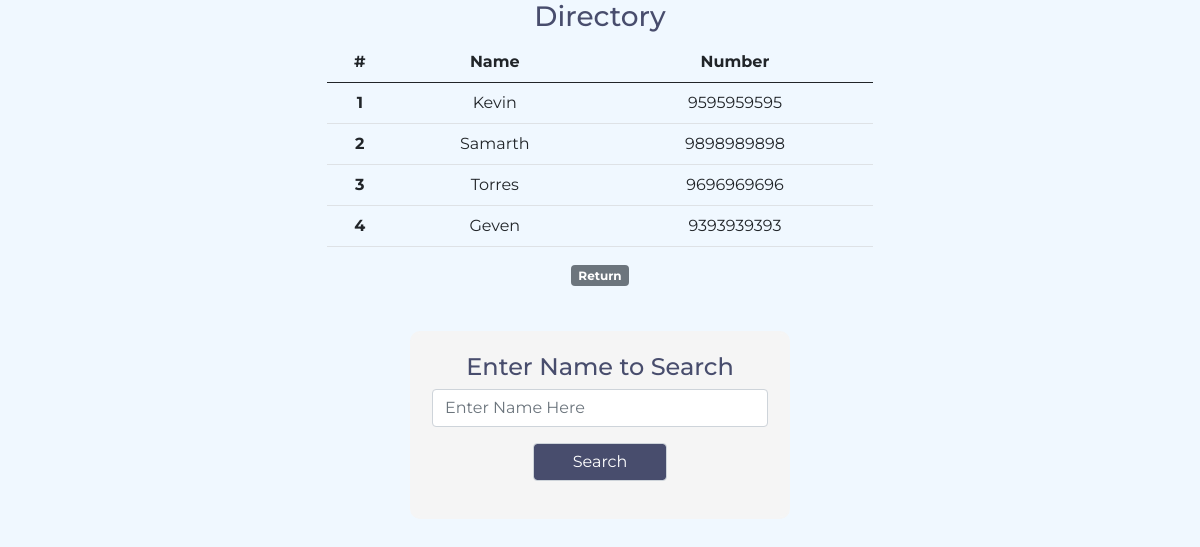
The page /directory/ on the database as committed earlier.
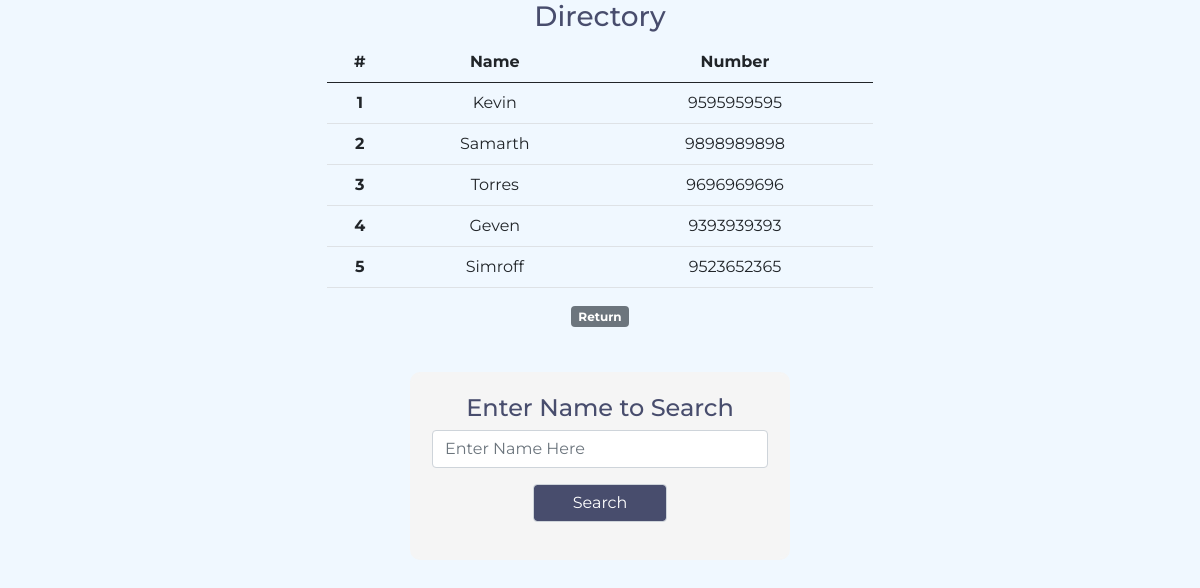
The same page on the database as committed later.
### myapp/models.py (models this page shows, shortened)
class directory(models.Model):
    name = models.CharField(max_length=100, blank=False, null=True)
    number = models.IntegerField()

### myapp/views.py (the view, shortened to what this page needs)
# urls.py: path('directory/',phonebook, name="Directory"),
def phonebook(req):
    det=''
    x = 0
    obj = directory.objects.all()
    print(x)
    context = {
        'obj': obj,
        'x' : x,
        'det': det
    }
    return render(req, 'directory.html',context)

### templates/directory.html (shortened to what this page needs)
{% extends 'base.html' %}
{% block body %}
<h3 class="text-center" id="head2">Directory</h3>
<div class="container text-center">
<div class="row">
    <div class="col-md-3"></div>
<div class="col-md-6">
<table class="table">
    <thead>
      <tr>
        <th scope="col">#</th>
        <th scope="col">Name</th>
        <th scope="col">Number</th>
      </tr>
    </thead>
    <tbody>
{% for i in obj %}
      <tr>
        <th scope="row">{{forloop.counter}}</th>
        <td>{{i.name}}</td>
        <td>{{i.number}}</td>
      </tr>
{% endfor %}
    </tbody>
  </table>
  <a href="/"><span  class="badge bg-secondary">Return</span></a>
  </div>
  <div class="col-md-3"></div>
  </div>
</div>
<br>
<div class="container">
  <div class="row">
    <div class="col-md-4"></div>
    <div class="col-md-4" id="main-box">
      <h4 id="head2" class='text-center'>Enter Name to Search </h4>
            <form action="/directory/" method="post">{% csrf_token %}
            <div class="mb-3">
                <input type="text" name="searchname" class="form-control" placeholder="Enter Name Here" required>
            </div>
            <div class="mb-3 d-flex justify-content-center">
            <input id="btn" type="submit" class="form-control" value="Search">
            </div>
            </form>
    </div>
    <div class="col-md-4"></div>
  </div>
</div>
{% endblock %}

Rows that differ between the two databases and show on the page:
added directory: name "Simroff", number "9523652365"
